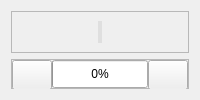
                     <widget class="QWidget" name="home">
                      <property name="styleSheet">
                       <string notr="true"/>
                      </property>
                      <layout class="QVBoxLayout" name="verticalLayout_20">
                       <property name="spacing">
                        <number>6</number>
                       </property>
                       <item>
                        <widget class="QFrame" name="Result_QF">
                         <property name="frameShape">
                          <enum>QFrame::StyledPanel</enum>
                         </property>
                         <property name="frameShadow">
                          <enum>QFrame::Raised</enum>
                         </property>
                         <layout class="QVBoxLayout" name="verticalLayout_21">
                          <item>
                           <widget class="QSplitter" name="splitter">
                            <property name="styleSheet">
                             <string notr="true">#splitter::handle{background: 1px solid  rgba(200, 200, 200, 100);}</string>
                            </property>
                            <property name="frameShadow">
                             <enum>QFrame::Plain</enum>
                            </property>
                            <property name="orientation">
                             <enum>Qt::Horizontal</enum>
                            </property>
                            <widget class="QLabel" name="res_video">
                             <property name="text">
                              <string/>
                             </property>
                             <property name="alignment">
                              <set>Qt::AlignCenter</set>
                             </property>
                            </widget>
                            <widget class="QLabel" name="second_video">
                             <property name="text">
                              <string/>
                             </property>
                            </widget>
                           </widget>
                          </item>
                         </layout>
                        </widget>
                       </item>
                       <item>
                        <widget class="QFrame" name="Pause_QF">
                         <property name="minimumSize">
                          <size>
                           <width>0</width>
                           <height>30</height>
                          </size>
                         </property>
                         <property name="maximumSize">
                          <size>
                           <width>16777215</width>
                           <height>30</height>
                          </size>
                         </property>
                         <property name="frameShape">
                          <enum>QFrame::StyledPanel</enum>
                         </property>
                         <property name="frameShadow">
                          <enum>QFrame::Raised</enum>
                         </property>
                         <layout class="QVBoxLayout" name="verticalLayout_22">
                          <property name="spacing">
                           <number>0</number>
                          </property>
                          <property name="leftMargin">
                           <number>0</number>
                          </property>
                          <property name="topMargin">
                           <number>0</number>
                          </property>
                          <property name="rightMargin">
                           <number>0</number>
                          </property>
                          <property name="bottomMargin">
                           <number>0</number>
                          </property>
                          <item>
                           <layout class="QHBoxLayout" name="horizontalLayout_6">
                            <property name="spacing">
                             <number>0</number>
                            </property>
                            <item>
                             <widget class="QPushButton" name="run_button">
                              <property name="minimumSize">
                               <size>
                                <width>0</width>
                                <height>30</height>
                               </size>
                              </property>
                              <property name="maximumSize">
                               <size>
                                <width>16777215</width>
                                <height>30</height>
                               </size>
                              </property>
                              <property name="cursor">
                               <cursorShape>ArrowCursor</cursorShape>
                              </property>
                              <property name="text">
                               <string/>
                              </property>
                              <property name="icon">
                               <iconset resource="resources.qrc">
                                <normaloff>:/icons/images/icons/cil-media-play.png</normaloff>:/icons/images/icons/cil-media-play.png</iconset>
                              </property>
                              <property name="iconSize">
                               <size>
                                <width>30</width>
                                <height>30</height>
                               </size>
                              </property>
                              <property name="checkable">
                               <bool>true</bool>
                              </property>
                              <property name="checked">
                               <bool>false</bool>
                              </property>
                             </widget>
                            </item>
                            <item>
                             <widget class="QProgressBar" name="progressBar">
                              <property name="maximumSize">
                               <size>
                                <width>16777215</width>
                                <height>30</height>
                               </size>
                              </property>
                              <property name="styleSheet">
                               <string notr="true">color: rgb(0, 0, 0);</string>
                              </property>
                              <property name="maximum">
                               <number>1000</number>
                              </property>
                              <property name="value">
                               <number>0</number>
                              </property>
                              <property name="alignment">
                               <set>Qt::AlignCenter</set>
                              </property>
                              <property name="orientation">
                               <enum>Qt::Horizontal</enum>
                              </property>
                             </widget>
                            </item>
                            <item>
                             <widget class="QPushButton" name="stop_button">
                              <property name="minimumSize">
                               <size>
                                <width>0</width>
                                <height>30</height>
                               </size>
                              </property>
                              <property name="maximumSize">
                               <size>
                                <width>16777215</width>
                                <height>30</height>
                               </size>
                              </property>
                              <property name="text">
                               <string/>
                              </property>
                              <property name="icon">
                               <iconset resource="resources.qrc">
                                <normaloff>:/icons/images/icons/cil-media-stop.png</normaloff>:/icons/images/icons/cil-media-stop.png</iconset>
                              </property>
                              <property name="iconSize">
                               <size>
                                <width>30</width>
                                <height>30</height>
                               </size>
                              </property>
                              <property name="checkable">
                               <bool>true</bool>
                              </property>
                             </widget>
                            </item>
                           </layout>
                          </item>
                         </layout>
                        </widget>
                       </item>
                      </layout>
                     </widget>
